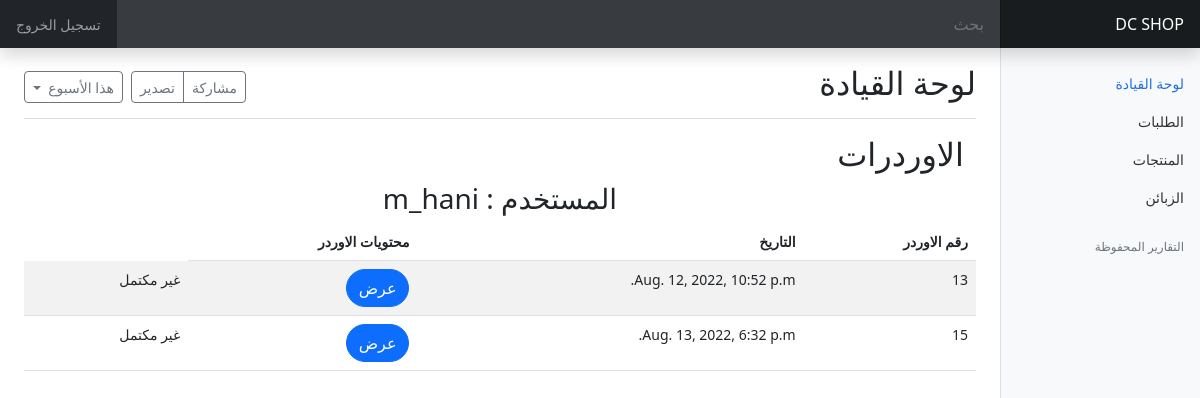
The app's page /customer/7 (signed in) with its own data.
### mgapp/models.py (models this page shows)
class order(models.Model):
    user = models.ForeignKey(User , on_delete=models.CASCADE)
    orderdate = models.DateTimeField(default=datetime.now())
    is_finished =models.BooleanField()
    details =models.ManyToManyField(product , through='OrderDetails')
    m=[('pending','pending' ) ,( 'Deliverd' , 'Deliverd'),('Out for delivery', 'Out for delivery') , ('Canceled' , 'Canceled')]
    status =models.CharField(max_length=100 , choices=m , default='pending')
    total = 0
    counter = 0
    def __str__(self) -> str:
        return str(self.id)

### mgapp/views.py (the view)
# urls.py: path("customer/<int:cs_id>" , views.customer , name="customer"),
def customer(request , cs_id):
    if request.user.is_authenticated and not request.user.is_anonymous and request.user.is_staff:
        customer = User.objects.get(id=cs_id)
        orders = order.objects.filter(user =customer )
        return render(request , "Dashboard/customer.html" , {'customer':customer, 'orders':orders})
    return redirect("notfound")

### templates/Dashboard/customer.html
{% extends "Dashboard/admin_base.html" %}
{% load static %}
{% block content %}
<div class="container">
    <h2>   الاوردرات  </h2>
<h3 class="text-center"> المستخدم : {{customer}} </h3>
<div class="row">
    <table class="table  table-striped  mb-5 pb-5">
        <thead>
          <tr>
            <th scope="col">  رقم الاوردر</th>
            <th scope="col"> التاريخ </th>
            <th scope="col">محتويات الاوردر</th>
          </tr>
        </thead>
        <tbody>
            {% for o in orders  %}
          <tr>
        <td>{{o}}</td>
        <td>{{o.orderdate}}</td>
        <td><a href="{% url 'order' o.id %}" class="btn btn-primary rounded-pill">عرض </a></td>
        <td>{% if o.is_finished == True %} مكتمل  {% else %} غير مكتمل{% endif %}</td>
          </tr>
{% endfor %}
        </tbody>
    </table>
{% endblock %}

### manpro/static/dashboard.rtl.css (style rules this page uses)
body { font-size: .875rem; }

### records on screen
order: id "13", orderdate "Aug. 12, 2022, 10:52 p.m.", is_finished "غير مكتمل"
order: id "15", orderdate "Aug. 13, 2022, 6:32 p.m.", is_finished "غير مكتمل"

### other values on screen
{{ customer }} "m_hani"
